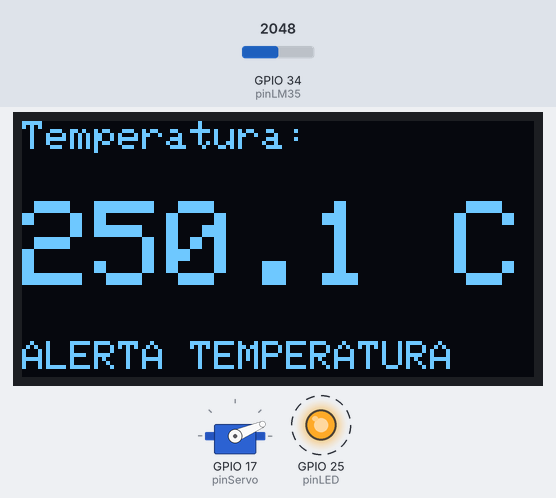
The sketch below on a simulated ESP32. On the bench: servo, 128×64 one-colour display, output pins drawn as LEDs (lit = HIGH). Dashed ring = blinking. The inputs (shaded band) are chosen by the test bench; at power-on: GPIO 34 (pinLM35) = 2048. WiFi joins after 1.5 s; servers stay silent unless stated; what the sketch prints to the serial monitor is not drawn.

Above: at 4.87 s.
4.9 s: GPIO 34 (pinLM35) set to 213
At 6.31 s:
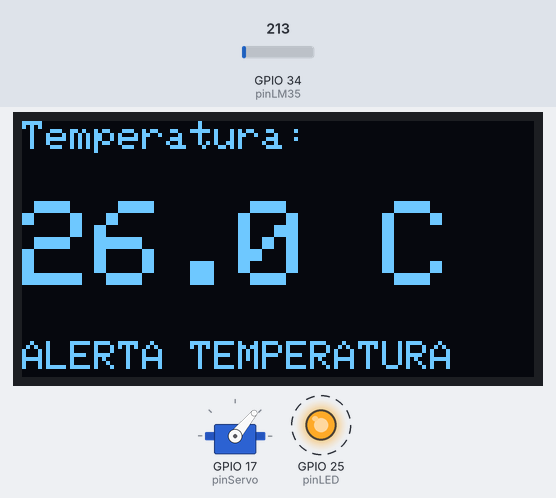
6.5 s: GPIO 34 (pinLM35) set to 190
At 7.2 s:
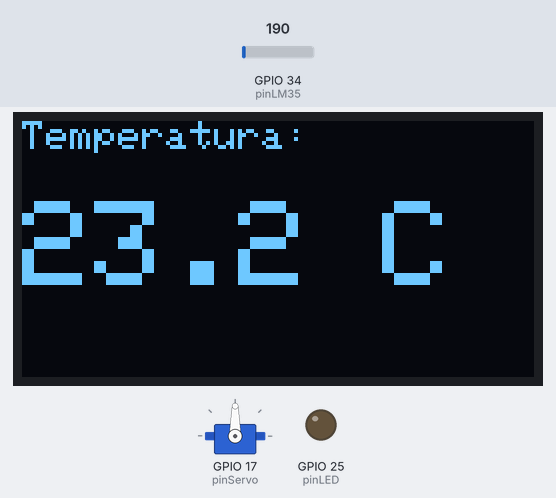
8.4 s: GPIO 34 (pinLM35) set to 491
At 9.54 s:
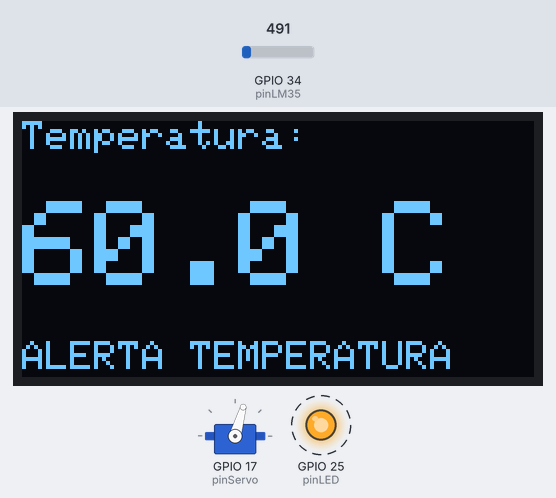
10.1 s: GPIO 34 (pinLM35) set to 1228
At 10.61 s:
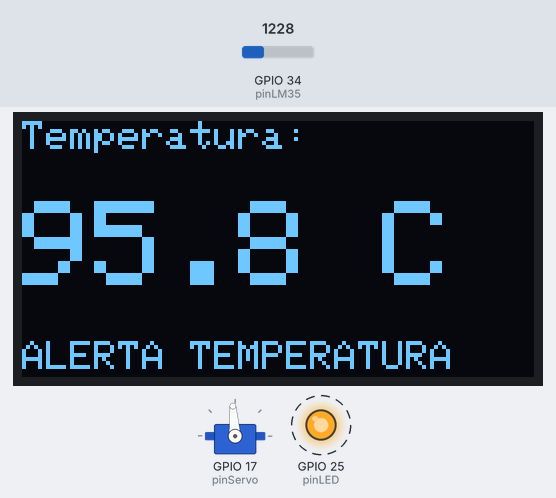
Timing chart, 0 to 16.8 s (numbered marks = the images above; inputs shaded):
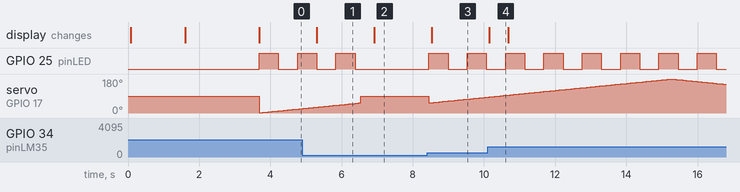

Measured:
- the behaviour switches between 205 and 204 on GPIO 34 (pinLM35) (found by bisection; images 1 and 2)
- after the input at 4.9 s, the display: changes after 0.40 s (image 1)
- after the input at 6.5 s, GPIO 25 (pinLED): stays LOW (without the input it goes to HIGH after 0.42 s); the display: changes after 0.42 s (image 2)
- after the input at 8.4 s, GPIO 25 (pinLED): alternates HIGH for 0.54 s and LOW for 0.54 s, starting after 0.06 s; the display: changes after 0.13 s (image 3)
- after the input at 10.1 s, the display: changes after 0.05 s (image 4)
- by itself, servo on GPIO 17 (pinServo): rises from 84° to 180° in 5.1 s, then falls to 152° in 1.5 s

The sketch:

issue-4.ino
```cpp
#include <Arduino.h>
#include <ESP32Servo.h>
#include <Wire.h>
#include <Adafruit_GFX.h>
#include <Adafruit_SSD1306.h>
#include <WiFi.h>
#include <WebServer.h>

#define SCREEN_WIDTH 128
#define SCREEN_HEIGHT 64
#define OLED_RESET -1
Adafruit_SSD1306 display(SCREEN_WIDTH, SCREEN_HEIGHT, &Wire, OLED_RESET);

const char* ssid     = "Zigorneta";
const char* password = "12345678";

WebServer server(80);

const int pinLM35  = 34;
const int pinLED   = 25;
const int pinServo = 17;

Servo servo;
int posicion  = 0;
int direccion = 1;

unsigned long ultimoMovimiento = 0;
unsigned long ultimoLED        = 0;
unsigned long ultimoDisplay    = 0;
bool estadoLED = false;

float tempCGlobal = 0.0;

// ------------------------------------------------
int readAnalog(int pin) {
  int sum = 0;
  for (int i = 0; i < 10; i++) {
    sum += analogRead(pin);
    delay(5);
  }
  return sum / 10;
}

// ------------------------------------------------
const char htmlPage[] PROGMEM = R"rawliteral(
<!DOCTYPE html>
<html lang="es">
<head>
  <meta charset="UTF-8">
  <meta name="viewport" content="width=device-width, initial-scale=1.0">
  <meta http-equiv="refresh" content="2">
  <title>Monitor Temperatura</title>
  <style>
    body {
      margin: 0;
      font-family: Arial, sans-serif;
      background: #1a1a2e;
      display: flex;
      justify-content: center;
      align-items: center;
      height: 100vh;
      flex-direction: column;
    }
    h1 {
      color: white;
      font-size: 2rem;
      margin-bottom: 20px;
    }
    .card {
      background: rgba(255,255,255,0.1);
      padding: 30px 40px;
      border-radius: 20px;
      border: 2px solid rgba(255,255,255,0.3);
      text-align: center;
      color: white;
      min-width: 250px;
    }
    .temp {
      font-size: 3rem;
      font-weight: bold;
      margin: 10px 0;
    }
    .alerta {
      color: #ff4444;
      font-size: 1.1rem;
      font-weight: bold;
      margin-top: 10px;
    }
    .ok {
      color: #44ff88;
      font-size: 1.1rem;
      margin-top: 10px;
    }
  </style>
</head>
<body>
  <h1>🌡️ Monitor de Temperatura</h1>
  <div class="card">
    <div>Temperatura actual:</div>
    <div class="temp">--TEMP-- °C</div>
    <div class="--ESTADO_CLASS--">--ESTADO_MSG--</div>
  </div>
</body>
</html>
)rawliteral";

// ------------------------------------------------
void enviarPagina() {
  String tempTexto = String(tempCGlobal, 1);

  String estadoClass, estadoMsg;
  if (tempCGlobal > 25) {
    estadoClass = "alerta";
    estadoMsg   = "⚠️ ALERTA: Temperatura alta";
  } else {
    estadoClass = "ok";
    estadoMsg   = "✅ Temperatura normal";
  }

  String html = htmlPage;
  html.replace("--TEMP--",        tempTexto);
  html.replace("--ESTADO_CLASS--", estadoClass);
  html.replace("--ESTADO_MSG--",  estadoMsg);

  server.send(200, "text/html", html);
}

// ------------------------------------------------
void setup() {
  Serial.begin(115200);

  pinMode(pinLED, OUTPUT);
  servo.attach(pinServo);

  display.begin(SSD1306_SWITCHCAPVCC, 0x3C);
  display.clearDisplay();
  display.setTextColor(WHITE);
  display.display();

  // Conectar WiFi
  WiFi.begin(ssid, password);
  display.setTextSize(1);
  display.setCursor(0, 0);
  display.print("Conectando WiFi...");
  display.display();

  while (WiFi.status() != WL_CONNECTED) {
    delay(500);
    Serial.print(".");
  }

  Serial.println("\nConnectat!");
  Serial.print("IP: ");
  Serial.println(WiFi.localIP());

  // Mostrar IP en pantalla
  display.clearDisplay();
  display.setCursor(0, 0);
  display.print("WiFi OK!");
  display.setCursor(0, 16);
  display.print(WiFi.localIP());
  display.display();
  delay(2000);

  server.on("/", enviarPagina);
  server.begin();
}

// ------------------------------------------------
void loop() {
  server.handleClient();

  int valorTempRaw = readAnalog(pinLM35);
  tempCGlobal = (valorTempRaw * 5.0 / 4095.0) * 100.0;

  unsigned long ahora = millis();

  // --- OLED ---
  if (ahora - ultimoDisplay >= 500) {
    ultimoDisplay = ahora;
    display.clearDisplay();
    display.setTextSize(1);
    display.setCursor(0, 0);
    display.print("Temperatura:");
    display.setTextSize(3);
    display.setCursor(0, 20);
    display.print(tempCGlobal, 1);
    display.print(" C");
    if (tempCGlobal > 25) {
      display.setTextSize(1);
      display.setCursor(0, 55);
      display.print("ALERTA TEMPERATURA");
    }
    display.display();
  }

  // --- LED y Servo (solo si temp > 25) ---
  if (tempCGlobal > 25) {
    if (ahora - ultimoLED >= 500) {
      ultimoLED  = ahora;
      estadoLED  = !estadoLED;
      digitalWrite(pinLED, estadoLED);
    }
    if (ahora - ultimoMovimiento >= 1) {
      ultimoMovimiento = ahora;
      posicion += direccion;
      if (posicion >= 180) direccion = -1;
      if (posicion <= 0)   direccion =  1;
      servo.write(posicion);
    }
  } else {
    digitalWrite(pinLED, LOW);
    estadoLED = false;
    servo.write(90);
  }
}
```
